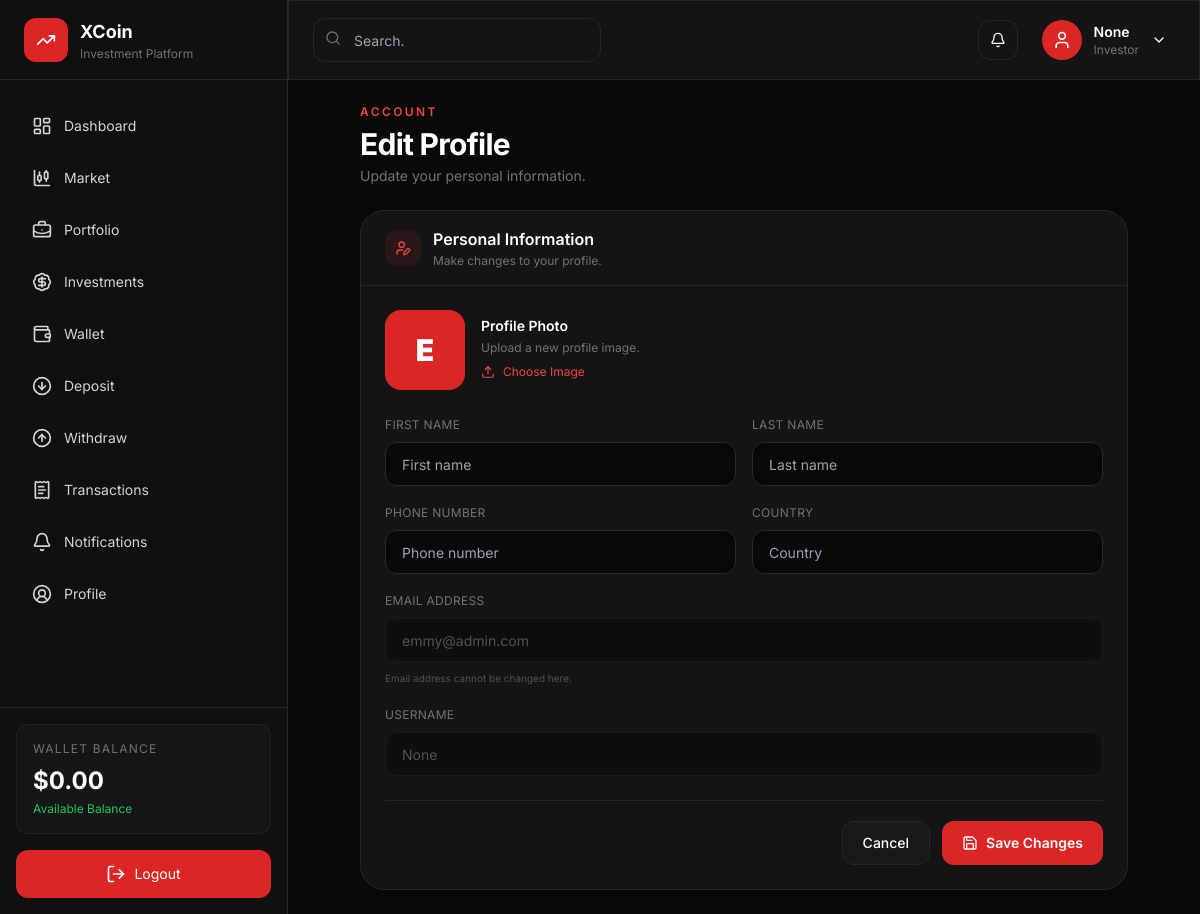
Before: /profile/edit/ (signed in) with the older database file.
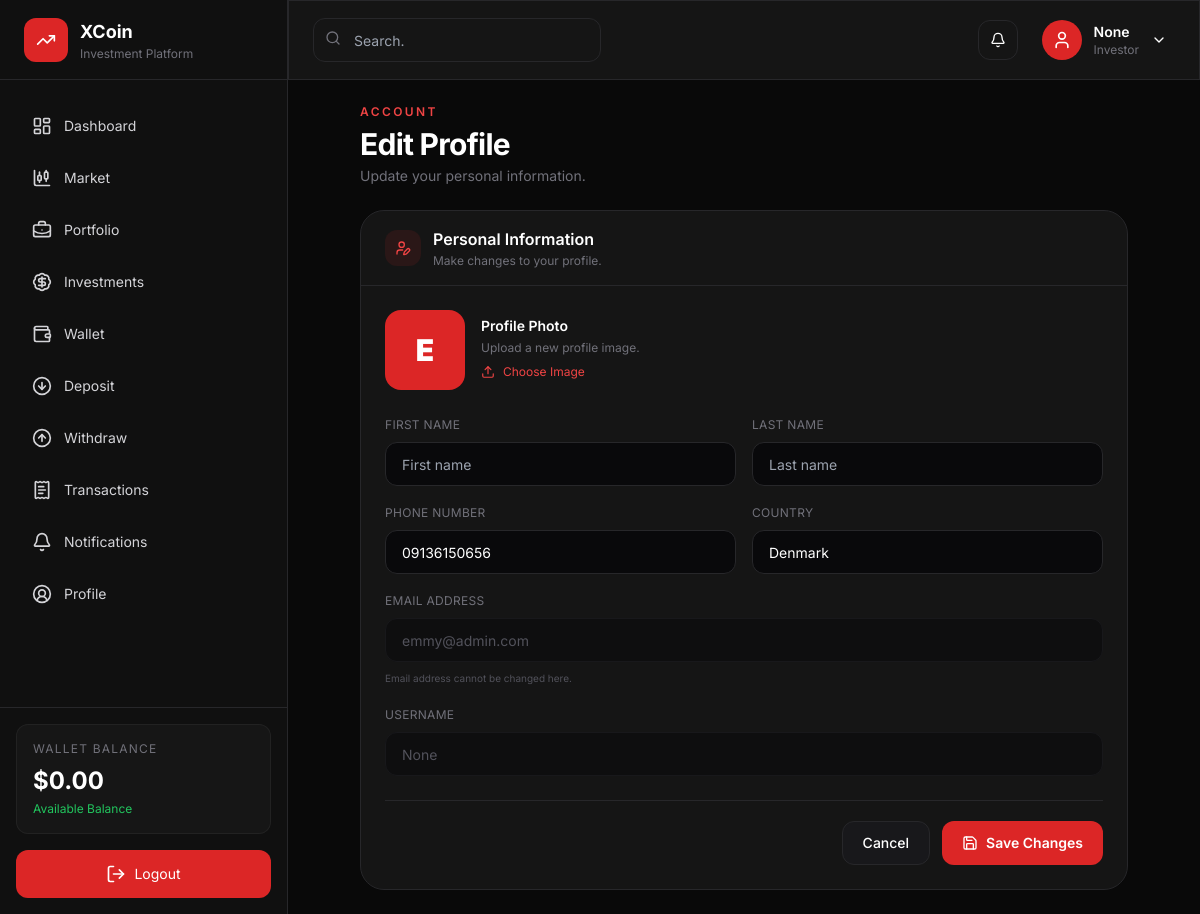
After: the same page with the newer database file.
### xcoin/models.py (models this page shows, shortened)
class User(AbstractUser):
    username = None
    email = models.EmailField(
        unique=True
    )
    first_name = models.CharField(
        max_length=100
    )
    last_name = models.CharField(
        max_length=100
    )
    phone = models.CharField(
        max_length=20,
        unique=True
    )
    country = models.CharField(
        max_length=120,
        blank=True
    )
    avatar = models.ImageField(
        upload_to="avatars/",
        blank=True,
        null=True
    )
    email_verified = models.BooleanField(
        default=False
    )
    is_verified = models.BooleanField(
        default=False
    )
    is_suspended = models.BooleanField(
        default=False
    )
    referral_code = models.CharField(
        max_length=20,
        unique=True,
        blank=True
    )
    referred_by = models.ForeignKey(
        "self",
        null=True,
        blank=True,
        on_delete=models.SET_NULL
    )
    created_at = models.DateTimeField(
        auto_now_add=True
    )
    updated_at = models.DateTimeField(
        auto_now=True
    )
    USERNAME_FIELD = "email"
    REQUIRED_FIELDS = []
    objects = UserManager()
    class Meta:
        ordering = ["-created_at"]

class Wallet(models.Model):
    user = models.OneToOneField(
        User,
        on_delete=models.CASCADE,
        related_name="wallet"
    )
    balance = models.DecimalField(
        max_digits=20,
        decimal_places=2,
        default=0
    )
    bonus = models.DecimalField(
        max_digits=20,
        decimal_places=2,
        default=0
    )
    locked_balance = models.DecimalField(
        max_digits=20,
        decimal_places=2,
        default=0,
        help_text="Funds locked in investments or pending trades"
    )
    total_deposit = models.DecimalField(
        max_digits=20,
        decimal_places=2,
        default=0
    )
    total_withdrawal = models.DecimalField(
        max_digits=20,
        decimal_places=2,
        default=0
    )
    total_profit = models.DecimalField(
        max_digits=20,
        decimal_places=2,
        default=0
    )
    total_bonus = models.DecimalField(
        max_digits=20,
        decimal_places=2,
        default=0
    )
    updated_at = models.DateTimeField(
        auto_now=True
    )

### xcoin/views.py (the view, shortened to what this page needs)
@login_required
def edit_profile(request):
    user = request.user
    return render(
        request,
        "profile/edit_profile.html",
        {
            "user": user
        }
    )

### xcoin/context_processors.py (called while the page is built)
def notifications(request):
    if request.user.is_authenticated:
        unread_notifications = Notification.objects.filter(
            user=request.user,
            is_read=False
        ).count()
        latest_notifications = Notification.objects.filter(
            user=request.user
        ).order_by("-created_at")[:5]
    else:
        unread_notifications = 0
        latest_notifications = []
    return {
        "unread_notifications": unread_notifications,
        "latest_notifications": latest_notifications,
    }

### xcoin/templates/profile/edit_profile.html (shortened to what the changed rows need)
{% extends "base.html" %}
{% block content %}
<section class="w-full max-w-3xl mx-auto space-y-5 sm:space-y-6">
<div>
    <h1 class="text-2xl sm:text-3xl font-bold tracking-tight mt-1.5">
        Edit Profile
    </h1>
</div>
<div class="glass rounded-2xl sm:rounded-3xl border border-zinc-800 overflow-hidden">
    <div class="px-4 sm:px-6 py-4 border-b border-zinc-800">
        <div class="flex items-center gap-3">
            <div>
                <h2 class="text-sm sm:text-base font-semibold">
                    Personal Information
                </h2>
            </div>
        </div>
    </div>
    <form method="POST" enctype="multipart/form-data" class="p-4 sm:p-6">
        <div class="flex items-center gap-4 mb-6">
            {% if request.user.avatar %}
            <img
                src="{{ request.user.avatar.url }}"
                alt="Profile"
                class="w-16 h-16 sm:w-20 sm:h-20
                       rounded-2xl
                       object-cover">
            {% else %}
            <div
                class="w-16 h-16 sm:w-20 sm:h-20
                       rounded-2xl
                       bg-red-600
                       flex items-center justify-center
                       text-2xl sm:text-3xl
                       font-black">
                {% if request.user.username %}
                    {{ request.user.username|slice:":1"|upper }}
                {% elif request.user.email %}
                    {{ request.user.email|slice:":1"|upper }}
                {% else %}
                    U
                {% endif %}
            </div>
            {% endif %}
            <div>
                <p class="text-xs sm:text-sm font-semibold">
                </p>
                <p class="text-[10px] sm:text-xs text-zinc-500 mt-1">
                </p>
                <label
                    class="inline-flex items-center gap-2
                           mt-2
                           cursor-pointer
                           text-[10px] sm:text-xs
                           text-red-500
                           hover:text-red-400">
                </label>
            </div>
        </div>
        <div class="grid grid-cols-1 sm:grid-cols-2 gap-4">
            <div>
                <label
                    for="first_name"
                    class="text-[10px] sm:text-xs uppercase tracking-wide text-zinc-500">
                    First Name
                </label>
                <input
                    id="first_name"
                    type="text"
                    name="first_name"
                    value="{{ request.user.first_name|default:'' }}"
                    placeholder="First name"
                    class="mt-2 w-full h-11
                           rounded-xl
                           bg-zinc-950
                           border border-zinc-800
                           px-4
                           text-xs sm:text-sm
                           outline-none
                           focus:border-red-600
                           transition">
            </div>
            <div>
                <label
                    for="last_name"
                    class="text-[10px] sm:text-xs uppercase tracking-wide text-zinc-500">
                    Last Name
                </label>
                <input
                    id="last_name"
                    type="text"
                    name="last_name"
                    value="{{ request.user.last_name|default:'' }}"
                    placeholder="Last name"
                    class="mt-2 w-full h-11
                           rounded-xl
                           bg-zinc-950
                           border border-zinc-800
                           px-4
                           text-xs sm:text-sm
                           outline-none
                           focus:border-red-600
                           transition">
            </div>
            <div>
                <label
                    for="phone"
                    class="text-[10px] sm:text-xs uppercase tracking-wide text-zinc-500">
                    Phone Number
                </label>
                <input
                    id="phone"
                    type="tel"
                    name="phone"
                    value="{{ request.user.phone|default:'' }}"
                    placeholder="Phone number"
                    class="mt-2 w-full h-11
                           rounded-xl
                           bg-zinc-950
                           border border-zinc-800
                           px-4
                           text-xs sm:text-sm
                           outline-none
                           focus:border-red-600
                           transition">
            </div>
            <div>
                <label
                    for="country"
                    class="text-[10px] sm:text-xs uppercase tracking-wide text-zinc-500">
                    Country
                </label>
                <input
                    id="country"
                    type="text"
                    name="country"
                    value="{{ request.user.country|default:'' }}"
                    placeholder="Country"
                    class="mt-2 w-full h-11
                           rounded-xl
                           bg-zinc-950
                           border border-zinc-800
                           px-4
                           text-xs sm:text-sm
                           outline-none
                           focus:border-red-600
                           transition">
            </div>
        </div>
        <div class="mt-4">
            <label
                for="email"
                class="text-[10px] sm:text-xs uppercase tracking-wide text-zinc-500">
                Email Address
            </label>
            <input
                id="email"
                type="email"
                value="{{ request.user.email }}"
                disabled
                class="mt-2 w-full h-11
                       rounded-xl
                       bg-zinc-950/50
                       border border-zinc-900
                       px-4
                       text-xs sm:text-sm
                       text-zinc-600
                       cursor-not-allowed">
            <p class="text-[10px] text-zinc-600 mt-1.5">
                Email address cannot be changed here.
            </p>
        </div>
        <div class="mt-4">
            <label
                for="username"
                class="text-[10px] sm:text-xs uppercase tracking-wide text-zinc-500">
                Username
            </label>
            <input
                id="username"
                type="text"
                value="{{ request.user.username }}"
                disabled
                class="mt-2 w-full h-11
                       rounded-xl
                       bg-zinc-950/50
                       border border-zinc-900
                       px-4
                       text-xs sm:text-sm
                       text-zinc-600
                       cursor-not-allowed">
        </div>
    </form>
</div>
</section>
{% endblock %}

### xcoin/templates/base.html (shortened to what the changed rows need)
{% load static %}
{% load humanize %}
<!DOCTYPE html>
<html lang="en"
      x-data="{ sidebar:false }">
<head>
<script src="https://cdn.tailwindcss.com"></script>
</head>
<body class="text-sm overflow-x-hidden">
<div class="flex min-h-screen w-full min-w-0 overflow-x-hidden">
<aside
    :class="sidebar
        ? 'translate-x-0'
        : '-translate-x-full'"
    class="mobile-sidebar
           fixed
           lg:static
           inset-y-0
           left-0
           w-72
           shrink-0
           bg-[#101010]
           border-r
           border-zinc-800
           transition-all
           duration-300
           z-50
           lg:translate-x-0">
    <div class="h-20 flex items-center px-6 border-b border-zinc-800">
        <div class="ml-3 min-w-0">
            <h2 class="font-bold text-lg">
                XCoin
            </h2>
        </div>
    </div>
    <nav
        class="flex flex-col h-[calc(100vh-80px)] justify-between">
        <div class="border-t border-zinc-800 p-4">
            <div class="glass rounded-xl p-4 mb-4">
                <p class="text-xs uppercase tracking-widest text-zinc-500">
                    Wallet Balance
                </p>
                <h2 class="text-2xl font-bold mt-2">
                    ${{ request.user.wallet.balance|floatformat:2|intcomma }}
                </h2>
                <p class="text-xs text-green-500 mt-1">
                    Available Balance
                </p>
            </div>
        </div>
    </nav>
</aside>
<div class="app-main flex flex-1 flex-col overflow-x-hidden">
    <header
        class="h-20 shrink-0
               glass
               border-b
               border-zinc-800
               sticky
               top-0
               z-30">
        <div
            class="h-full flex items-center justify-between gap-3 px-3 sm:px-6">
            <div
                class="flex shrink-0 items-center gap-2 sm:gap-4">
                <div
                    class="relative"
                    x-data="{open:false}">
                    <button
                        @click="open=!open"
                        type="button"
                        class="flex items-center gap-2 sm:gap-3 px-1 sm:px-2 py-1 rounded-xl hover:bg-zinc-900 transition">
                        <div class="hidden lg:block text-left">
                            <h3 class="text-sm font-semibold">
                                {{ request.user.username }}
                            </h3>
                            <p class="text-xs text-zinc-500">
                                Investor
                            </p>
                        </div>
                    </button>
                </div>
            </div>
        </div>
    </header>
    <main
        class="w-full
               min-w-0
               max-w-full
               flex-1
               overflow-x-hidden
               px-3
               py-5
               sm:px-6
               sm:py-6
               lg:px-6">
        {% block content %}
        {% endblock %}
    </main>
</div>
</div>
</body>
</html>

Changed rows visible on the page:
changed User "None": phone (not shown) → "09136150656"; country (not shown) → "Denmark"
